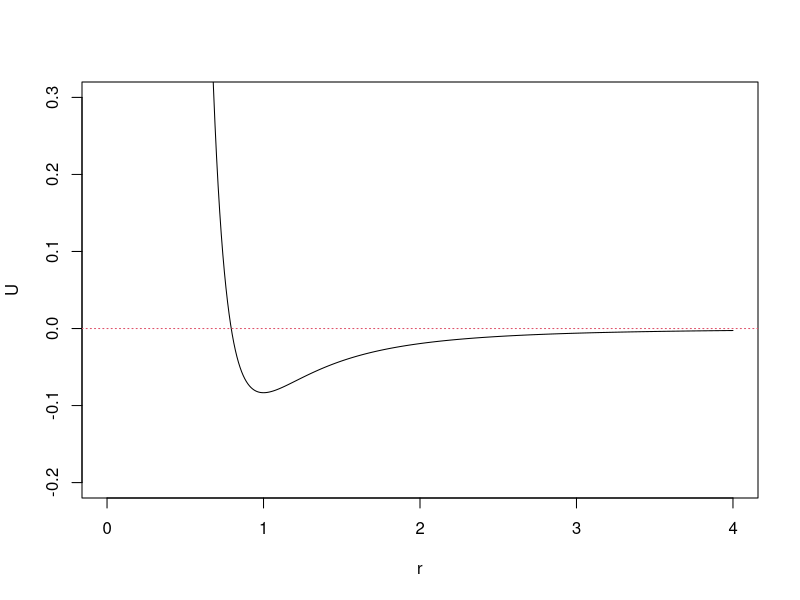
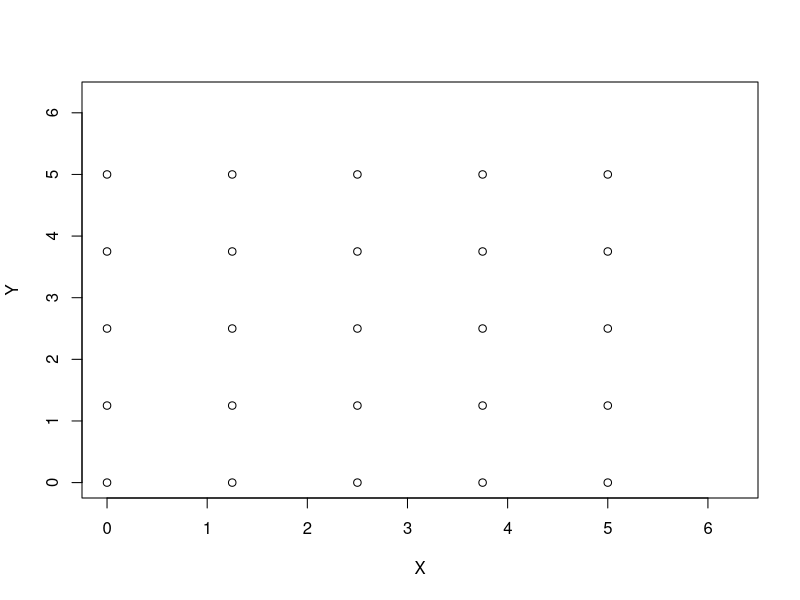
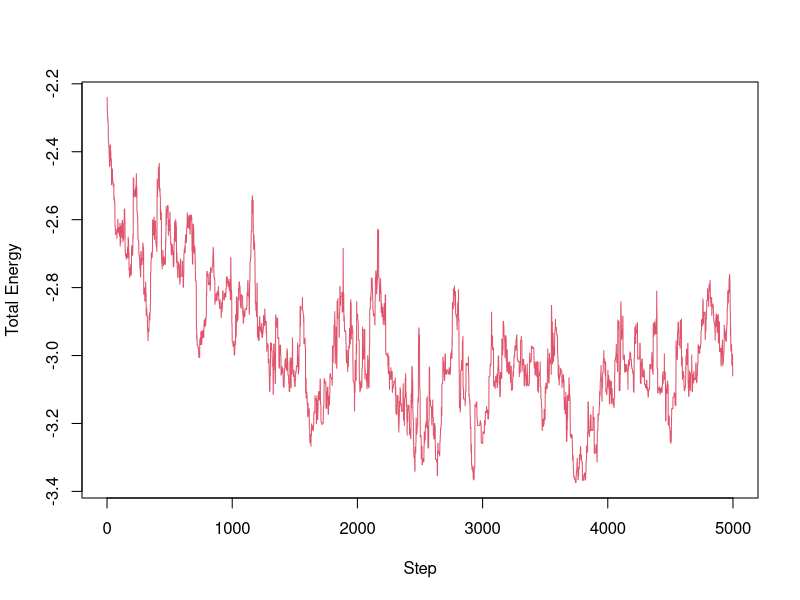
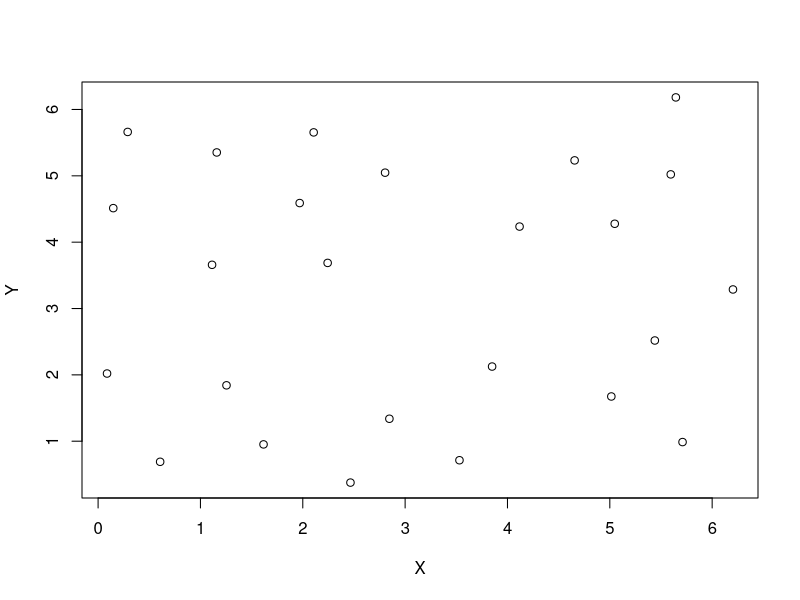
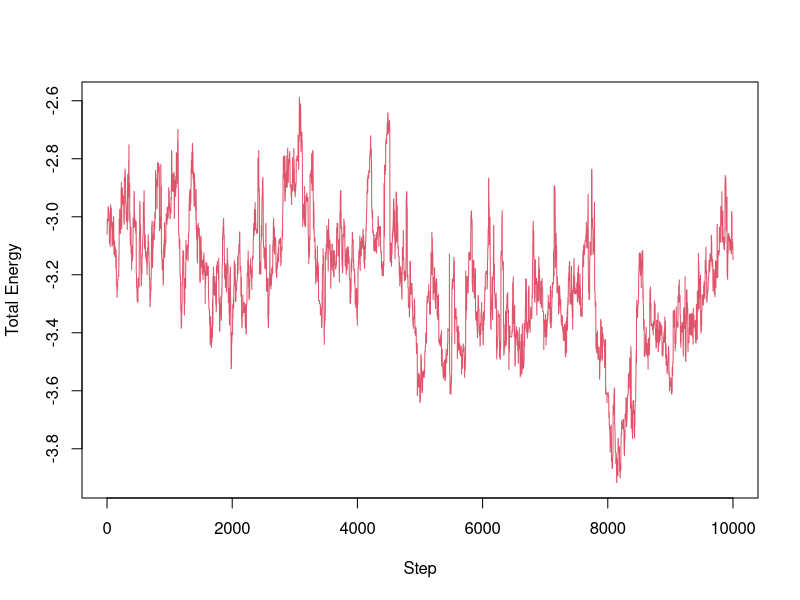
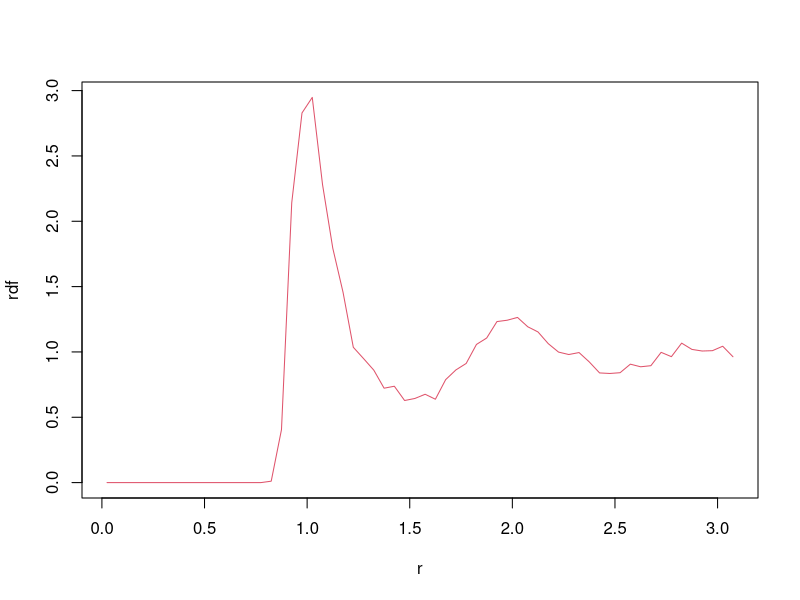

Here is the R script that generated these plots, in order:
## ---- chunk 1
knitr::opts_chunk$set(echo = TRUE)
## ---- chunk 2
# pairwise force
potential <- function(r2){
  # r2: r square (not r to save a square root operation)
  r4 = r2*r2
  r6 = r4*r2
  r12 = r6*r6
  u = 1/12/r12 - 1/6/r6
  return (u)
}

r_all = seq(0, 4, by = 0.01)
plot(r_all, sapply(r_all, potential), type = "l", col = 1, 
     xlab = "r", ylab = "U", xlim = c(0,4), ylim = c(-0.2,0.3))
abline(h = 0, lty = 3, col = 2)
## ---- chunk 3
# potential between particles i and j
potential_ij <- function(xi, xj, a){
  # xi: position of particle i (a vector of size 2)
  # xj: position of particle j (a vector of size 2)
  # a: box size
  
  dx = xi - xj
  dx = dx - round(dx/a)*a  # minimum image convention 
  
  rij2 = sum(dx*dx)
  return(potential(rij2))
}

potential_tot <- function(x_all, a){
  # Ntot: number of particles
  # x_all: a vector of 2 * Ntot
  # a: box size
  Ntot = length(x_all)/2
  p_tot = 0
  for (i in 1:(Ntot-1)){
    xi = x_all[(2*i-1):(2*i)]
    for (j in (i+1):Ntot){
      xj = x_all[(2*j-1):(2*j)]
      p_ij = potential_ij(xi,xj, a)
      p_tot = p_tot + p_ij
    }
  }
  return(p_tot)
}
## ---- chunk 4
dp <- function(x_all, a, x_new, i){
  # x_all: a vector f 2 *Ntot
  # a: box size
  # x_new: proposed position of a particle i
  # i: index of the moved particle
  xi = x_all[(2*i-1):(2*i)]
  
  Ntot = length(x_all)/2
  p_old = 0
  p_new = 0
  for (j in 1:Ntot){
    if(i != j){
      xj = x_all[(2*j-1):(2*j)]
      p_old = p_old + potential_ij(xi, xj, a)
      p_new = p_new + potential_ij(x_new, xj, a)
    }
  }
  return(p_new - p_old)
}
## ---- chunk 5
set.seed(10)
ntot = 25
a = 6.25 

grid_x = seq(0, 5, by = 1.25)
grid_y = seq(0, 5, by = 1.25)
mat_xy = as.matrix(expand.grid(grid_x, grid_y))
x0 = c(t(mat_xy))
xy0 = matrix(x0, ncol = 2, byrow = TRUE)
plot(xy0[,1], xy0[,2], type = 'p', xlab = "X", ylab = "Y", xlim = c(0, a), ylim = c(0,a))

potential_tot(x0, a) # initial potential
## ---- chunk 6
metropolis_particle <- function(ntot, cal_e, cal_de, x0, dxmax, nstep, T, a){
  # ntot: number of particles
  # cal_e: name of the function to compute the total energy
  # cal_de: name of the function to compute the energy differences
  # x0: initial configuration (a vector of size 2*ntot)
  # dxmax: maximum displacement in a proposed move (a vector of size 2)
  # nstep: number of MCMC steps
  # T: temperature (scaled)
  # a: box size
  
  x = matrix(0, nrow = (nstep + 1), ncol = 2*ntot)  # positions
  e = numeric(nstep + 1) # total energy
  
  x[1, ] = x0
  e[1] = cal_e(x0, a) 
  num_accept = 0
  for(i in 1:nstep){
    k = sample(x = ntot, size = 1) # randomly select a particle
    dx = runif(n = 2, min = -dxmax, max = dxmax)
    x_new = x[i, (2*k-1):(2*k)] + dx
    x_new = x_new - floor(x_new/a) * a  # periodic boundary condition
    
    de = cal_de(x[i,], a, x_new, k)
    if((de < 0) || (runif(1) <  exp(-de/T))){
      x[i+1,] = x[i,]
      x[i+1, (2*k-1):(2*k)] = x_new
      e[i+1] = e[i] + de
      num_accept = num_accept + 1
    }else{
      x[i+1,] = x[i,]
      e[i+1] = e[i]
    }
  }
  print(paste0("Acceptance rate ", num_accept/nstep))
  return(list(x = x, e = e))
} 
## ---- chunk 7
set.seed(10)
dxmax = c(0.25, 0.25)
T = 0.05
nstep = 5*10^3

results_init = metropolis_particle(ntot = ntot, cal_e = potential_tot, cal_de = dp, x0 = x0, 
                    dxmax = dxmax, nstep = nstep, T = T, a = a)
plot(0:nstep, results_init$e, type = "l", col = 2, lty = 1, xlab = "Step", ylab = "Total Energy", xlim = c(0,nstep))
x1 = results_init$x[nstep + 1,]
## ---- chunk 8
xy_1 = matrix(x1, ncol = 2, byrow = TRUE)
plot(xy_1[,1], xy_1[,2], type = 'p', xlab = "X", ylab = "Y")
## ---- chunk 9
nstep = 1*10^4

results_final = metropolis_particle(ntot = ntot, cal_e = potential_tot, cal_de = dp, x0 = x1, 
                    dxmax = dxmax, nstep = nstep, T = T, a = a)
plot(0:nstep, results_final$e, type = "l", col = 2, lty = 1, xlab = "Step", ylab = "Total Energy", xlim = c(0,nstep))
## ---- chunk 10
cal_rdf <- function(ntot, results, a, dr){
  # ntot: number of particles
  # results: simulation output matrix
  # a: box size
  # dr: bin size
  nt_all = nrow(results)
  r_all = seq(dr, a/2, by = dr) 
  nr = length(r_all)
  counts = numeric(nr)
  for(nt in c(1:nt_all)){
    x_all = results[nt, ]
    for(i in 1:ntot){
      xi = x_all[2*i-1]
      yi = x_all[2*i]
      for(j in 1:ntot){
        if(i != j){
          xj = x_all[2*j-1]
          yj = x_all[2*j]
          
          dx = xi - xj
          dx = dx - round(dx/a)*a 
          dy = yi - yj
          dy = dy - round(dy/a)*a 
          
          rij = sqrt(dx**2 + dy**2)
          ind = ceiling(rij/dr)
          if(ind <= nr){
            counts[ind] = counts[ind] + 1
          }
        }
      }
    }
  }

  r_mean = r_all-0.5*dr
  rho = counts/nt_all/ntot/2/pi/dr/r_mean
  rho_0 = ntot/a**2
  rdf = rho/rho_0
  return(list(r = r_mean, rdf = rdf))
}

results_rdf = cal_rdf(ntot = ntot, results = results_final$x, a = a, dr = 0.05)

plot(results_rdf$r, results_rdf$rdf, type = "l", col = 2, xlab = "r", ylab = "rdf")
